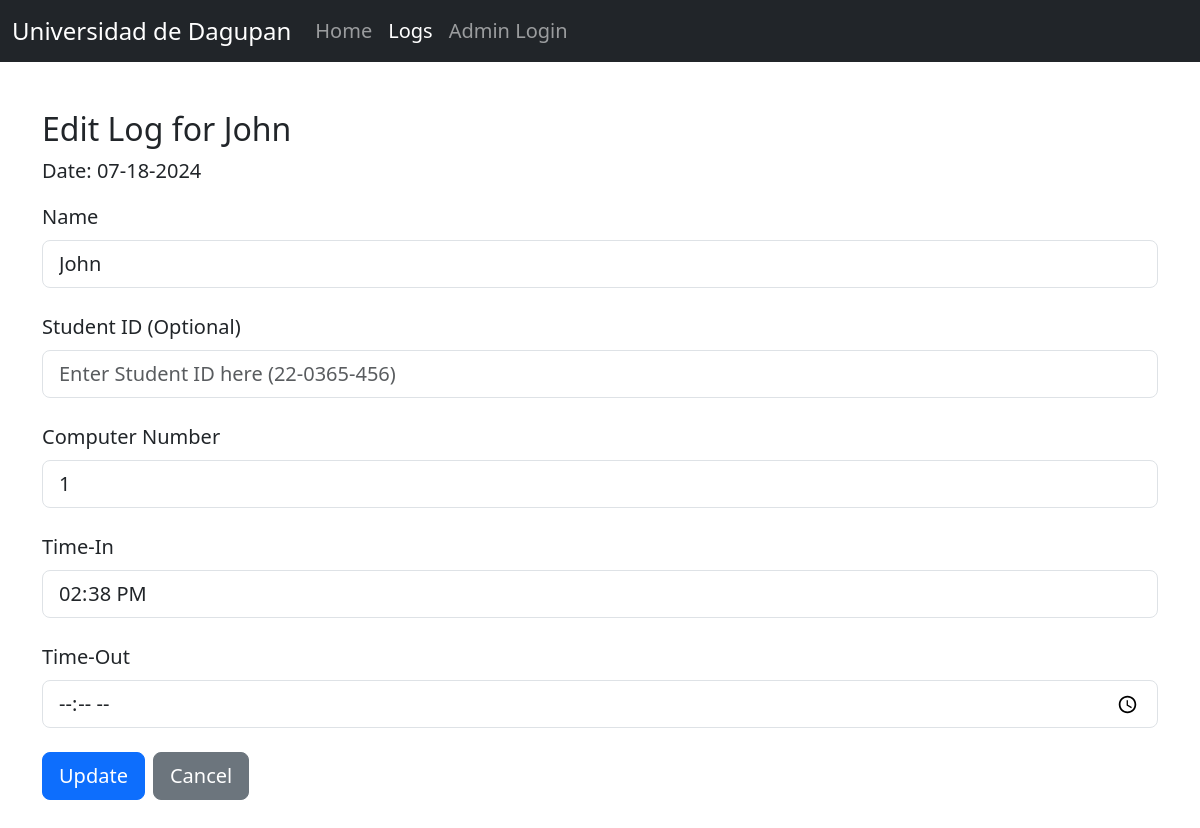
Screenshot of /log/log_edit?name=John&id=10 with the database file from the repository.
### tables this page shows
CREATE TABLE `lab_log` (
  `id` int(11) NOT NULL,
  `name` varchar(255) NOT NULL,
  `student_id` varchar(255) DEFAULT NULL,
  `computer_number` int(11) NOT NULL,
  `time_in` datetime NOT NULL,
  `time_out` datetime DEFAULT NULL,
  `created_at` datetime NOT NULL DEFAULT current_timestamp()
);

### controllers/LogController.php (called while the page is built, shortened)
<?php
class LogController
{
    public function log_edit(Router $router)
    {
        $errors = [];
        $logFormData = [
            "name" => null,
            "student_id" => null,
            "computer_number" => null,
            "time_in" => null,
            "time_out" => null
        ];
        if ($_SERVER["REQUEST_METHOD"] == "GET") {
            $logFormData["id"] = $_GET["id"];
            $log = new Log();
            $log->load($logFormData);
            $logFormData = $log->getLogDataById();
        }
        $router->renderView(
            "log/log_edit",
            [
                "currentPage" => "logIndex",
                "logFormData" => $logFormData,
                "errors" => $errors
            ]
        );
    }
}

### public/index.php (called while the page is built, shortened)
<?php
$router = new Router();
$router->addGetRoute("/", [LogController::class, "index"]);
$router->addGetRoute("/log/log_index", [LogController::class, "log_index"]);
$router->addGetRoute("/log/log_add", [LogController::class, "log_add"]);
$router->addPostRoute("/log/log_add", [LogController::class, "log_add"]);
$router->addGetRoute("/log/log_edit", [LogController::class, "log_edit"]);
$router->addPostRoute("/log/log_edit", [LogController::class, "log_edit"]);
$router->addPostRoute("/log/log_delete", [LogController::class, "log_delete"]);
$router->addGetRoute("/log/add_student_id", [LogController::class, "add_student_id"]);
$router->addPostRoute("/log/add_student_id", [LogController::class, "add_student_id"]);
$router->addGetRoute("/log/add_time_out", [LogController::class, "add_time_out"]);
$router->addPostRoute("/log/add_time_out", [LogController::class, "add_time_out"]);
$router->addGetRoute("/log/admin_login", [AdminController::class, "admin_login"]);
$router->addPostRoute("/log/admin_login", [AdminController::class, "admin_login"]);
$router->addGetRoute("/admin/dashboard", [AdminController::class, "admin_dashboard"]);
$router->addGetRoute("/admin/search_log", [AdminController::class, "admin_search_log"]);
$router->addGetRoute("/admin/search_log/add_student_id", [AdminController::class, "add_student_id"]);
$router->addPostRoute("/admin/search_log/add_student_id", [AdminController::class, "add_student_id"]);
$router->addGetRoute("/admin/search_log/add_time_out", [AdminController::class, "add_time_out"]);
$router->addPostRoute("/admin/search_log/add_time_out", [AdminController::class, "add_time_out"]);
$router->addGetRoute("/admin/search_log/log_edit", [AdminController::class, "log_edit"]);
$router->addPostRoute("/admin/search_log/log_edit", [AdminController::class, "log_edit"]);
$router->addPostRoute("/admin/search_log/log_delete", [AdminController::class, "log_delete"]);
$router->addGetRoute("/admin/accounts", [AdminController::class, "admin_accounts"]);
$router->addGetRoute("/admin/account", [AdminController::class, "admin_account"]);
$router->addGetRoute("/admin/account/edit_account", [AdminController::class, "admin_current_edit"]);
$router->addPostRoute("/admin/account/edit_account", [AdminController::class, "admin_current_edit"]);
$router->addGetRoute("/admin/account/delete_account", [AdminController::class, "admin_current_delete"]);
$router->addPostRoute("/admin/account/delete_account", [AdminController::class, "admin_current_delete"]);
$router->addGetRoute("/admin/accounts/add", [AdminController::class, "admin_add"]);
$router->addPostRoute("/admin/accounts/add", [AdminController::class, "admin_add"]);
$router->addGetRoute("/admin/accounts/delete", [AdminController::class, "admin_delete"]);
$router->addPostRoute("/admin/accounts/delete", [AdminController::class, "admin_delete"]);
$router->addGetRoute("/admin/accounts/edit", [AdminController::class, "admin_edit"]);
$router->addPostRoute("/admin/accounts/edit", [AdminController::class, "admin_edit"]);
$router->addGetRoute("/admin/logout", [AdminController::class, "admin_logout"]);
$router->addPostRoute("/admin/logout", [AdminController::class, "admin_logout"]);
$router->resolve();

### Database.php (called while the page is built, shortened)
<?php
class Database
{
    public PDO $pdo;
    public function __construct()
    {
        $this->pdo = new PDO(
            "mysql:host=localhost;port=3306;dbname=log_app",
            "root",
            ""
        );
        $this->pdo->setAttribute(PDO::ATTR_ERRMODE, PDO::ERRMODE_EXCEPTION);
    }
    public function getLogDataById(Log $logData)
    {
        $getLogQuery =
            "SELECT
                *
            FROM
                lab_log
            WHERE
                id = :id";
        $statement = $this->pdo->prepare($getLogQuery);
        $statement->bindValue(":id", $logData->id);
        $statement->execute();
        return $statement->fetch(PDO::FETCH_ASSOC);
    }
}

### models/Log.php (called while the page is built, shortened)
<?php
class Log
{
    private Database $db;
    public function __construct()
    {
        $this->db = new Database();
    }
    public function load(array $logData)
    {
        $this->id = array_key_exists("id", $logData)
            ? (int) $logData["id"]
            : null;
    }
    public function getLogDataById()
    {
        return $this->db->getLogDataById($this);
    }
}

### views/log/log_edit.php (the view, shortened to what this page needs)
<?php require_once "includes/log_header.php"; ?>
<div class="container my-5">
    <div class="mb-3">
        <h2>Edit Log for <?= $_GET["name"] ?? $logFormData["name"]; ?></h2>
        <p class="fs-5">Date: <?= date("m-d-Y") ?></p>
    </div>
    <form action="/log/log_edit" method="POST">
        <div class="mb-4">
            <label for="name" class="form-label fs-5">Name</label>
            <input type="text" name="name" class="form-control form-control-lg" placeholder="Enter name here" value="<?= $logFormData["name"]; ?>">
        </div>
        <div class="mb-4">
            <label for="student_id" class="form-label fs-5">Student ID (Optional)</label>
            <input type="text" name="student_id" class="form-control form-control-lg" placeholder="Enter Student ID here (22-0365-456)" value="<?= $logFormData["student_id"]; ?>">
        </div>
        <div class="mb-4">
            <label for="computer_number" class="form-label fs-5">Computer Number</label>
            <input type="number" name="computer_number" class="form-control form-control-lg" placeholder="Enter computer number here" value="<?= $logFormData["computer_number"]; ?>">
        </div>
        <div class="mb-4">
            <label for="time_in" class="form-label fs-5">Time-In</label>
            <input type="time" name="time_in" class="form-control form-control-lg" value="<?= date("H:i", strtotime($logFormData["time_in"])); ?>" readonly>
        </div>
        <div class="mb-4">
            <label for="time_out" class="form-label fs-5">Time-Out</label>
            <input type="time" name="time_out" class="form-control form-control-lg" value="<?= $logFormData["time_out"]
                                                                                                ? date("H:i", strtotime($logFormData["time_out"] ?? date("H:i")))
                                                                                                : null ?>">
        </div>
        <div class="d-flex gap-2">
            <button type="submit" class="btn btn-primary btn-lg">Update</button>
            <a href="/log/log_index" class="btn btn-secondary btn-lg">Cancel</a>
        </div>
    </form>
</div>
<?php require_once "includes/log_footer.php"; ?>

### rows the page displays
lab_log: name "John", computer_number "1", time_in "14:38"

### other values shown
$_GET["name"] "John"
